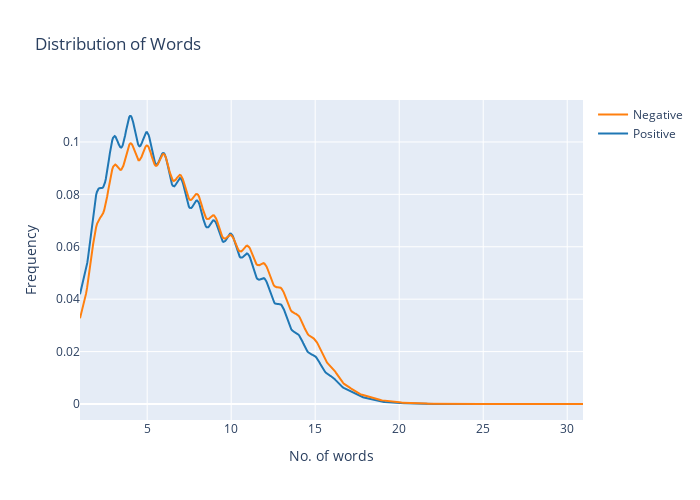

Notebook cell for this chart:
### Code cell
# Create a distribution plot for the word lengths of positive and negative sentiments
fig_words = ff.create_distplot(
    [df[df['Sentiment'] == 1]['word_length'], df[df['Sentiment'] == 0]['word_length']],  # Data for positive and negative sentiments
    ['Positive', 'Negative'],  # Labels for the distributions
    bin_size=25,  # Size of the bins for the histogram
    show_hist=False,  # Do not show the histogram bars
    show_rug=False   # Do not show the rug plot (individual data points)
)

# Update the layout of the plot with titles and dimensions
fig_words.update_layout(
    title="Distribution of Words",  # Title of the plot
    xaxis_title='No. of words',      # Label for the x-axis
    yaxis_title='Frequency',          # Label for the y-axis
    height=500,                      # Height of the plot
    width=700                        # Width of the plot
)

# Display the distribution plot
fig_words.show()

### Figure 1 — Plotly figure (JSON) as saved in the notebook; plotly's stock layout.template omitted (floating-point values rounded to 4 significant figures; data arrays with more than 128 entries replaced by an {"elided": "..."} marker saying what was removed)
{"data": [{"legendgroup": "Positive", "marker": {"color": "rgb(31, 119, 180)"}, "mode": "lines", "name": "Positive", "showlegend": true, "type": "scatter", "x": {"elided": "500 float values"}, "xaxis": "x", "y": {"elided": "500 float values"}, "yaxis": "y"}, {"legendgroup": "Negative", "marker": {"color": "rgb(255, 127, 14)"}, "mode": "lines", "name": "Negative", "showlegend": true, "type": "scatter", "x": {"elided": "500 float values"}, "xaxis": "x", "y": {"elided": "500 float values"}, "yaxis": "y"}], "layout": {"barmode": "overlay", "height": 500, "hovermode": "closest", "legend": {"traceorder": "reversed"}, "title": {"text": "Distribution of Words"}, "width": 700, "xaxis": {"anchor": "y2", "domain": [0, 1], "title": {"text": "No. of words"}, "zeroline": false}, "yaxis": {"anchor": "free", "domain": [0, 1], "position": 0, "title": {"text": "Frequency"}}}}
